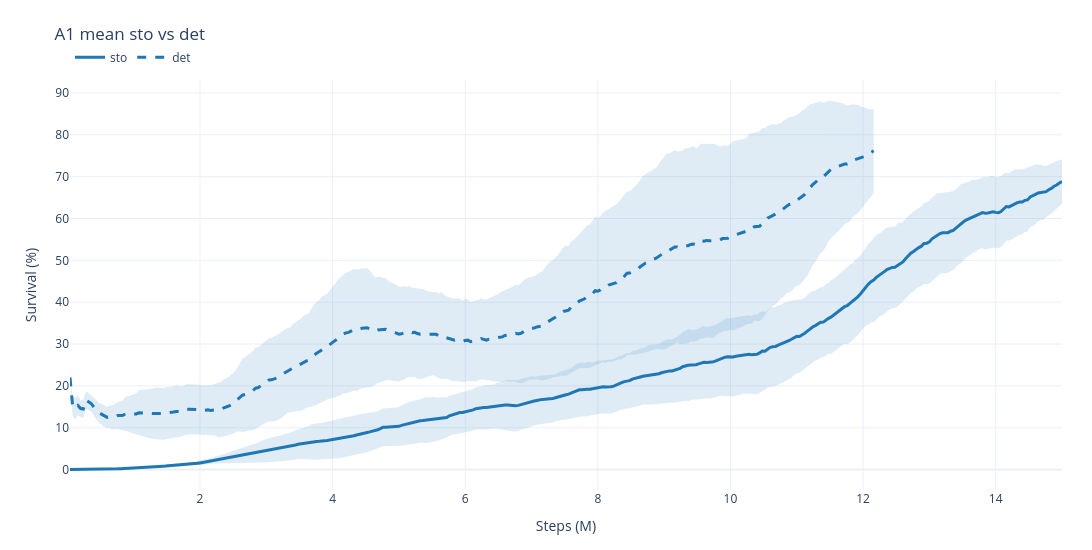

The code cell stored with this chart in its notebook:
### Code cell
# Mean comparison for one setup.
mean_runs = {
    "sto": {
        "runs": [
            "noval20_mlp_a1_entropy_decay_s0_stoch",
            "noval20_mlp_a1_entropy_decay_s1_stoch",
            "noval20_mlp_a1_entropy_decay_s2_stoch",
        ],
        "color": "#1f77b4",
    },
    "det": {
        "runs": [
            "noval20_mlp_a1_entropy_decay_s0_det",
            "noval20_mlp_a1_entropy_decay_s1_det",
            "noval20_mlp_a1_entropy_decay_s2_det",
        ],
        "color": "#1f77b4",
        "dash": "dash",
    },
}
plot_run_means(mean_runs, split="test", smooth=50, title="A1 mean sto vs det")

### Figure 1 — Plotly figure (JSON) as saved in the notebook; plotly's stock layout.template omitted (floating-point values rounded to 4 significant figures; data arrays with more than 128 entries replaced by an {"elided": "..."} marker saying what was removed)
{"data": [{"fill": "toself", "fillcolor": "rgba(31,119,180,0.14)", "hoverinfo": "skip", "legend": "legend", "legendgroup": "sto", "line": {"color": "rgba(0,0,0,0)", "width": 0}, "mode": "lines", "name": "sto std", "showlegend": false, "type": "scatter", "x": {"elided": "750 float values"}, "y": {"elided": "750 float values"}}, {"customdata": {"elided": "375 int values"}, "hovertemplate": "<b>sto</b><br>metric: test/charts/episodic_survival<br>runs at step: %{customdata}<br>step: %{x:.2f}M<br>mean: %{y:.3f}<extra></extra>", "legend": "legend", "legendgroup": "sto", "line": {"color": "#1f77b4", "dash": "solid", "width": 3}, "mode": "lines", "name": "sto", "opacity": 1, "showlegend": true, "type": "scatter", "x": {"elided": "375 float values"}, "y": {"elided": "375 float values"}}, {"fill": "toself", "fillcolor": "rgba(31,119,180,0.14)", "hoverinfo": "skip", "legend": "legend", "legendgroup": "det", "line": {"color": "rgba(0,0,0,0)", "width": 0}, "mode": "lines", "name": "det std", "showlegend": false, "type": "scatter", "x": {"elided": "608 float values"}, "y": {"elided": "608 float values"}}, {"customdata": {"elided": "304 int values"}, "hovertemplate": "<b>det</b><br>metric: test/charts/episodic_survival<br>runs at step: %{customdata}<br>step: %{x:.2f}M<br>mean: %{y:.3f}<extra></extra>", "legend": "legend", "legendgroup": "det", "line": {"color": "#1f77b4", "dash": "dash", "width": 3}, "mode": "lines", "name": "det", "opacity": 1, "showlegend": true, "type": "scatter", "x": {"elided": "304 float values"}, "y": {"elided": "304 float values"}}], "layout": {"height": 550, "hovermode": "x unified", "legend": {"orientation": "h", "x": 0, "xanchor": "left", "y": 1.02, "yanchor": "bottom"}, "margin": {"b": 60, "l": 70, "r": 30, "t": 80}, "title": {"text": "A1 mean sto vs det"}, "width": 1300, "xaxis": {"title": {"text": "Steps (M)"}}, "yaxis": {"title": {"text": "Survival (%)"}}}}
